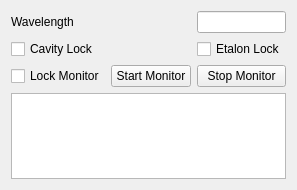
<?xml version="1.0" encoding="UTF-8"?>
<ui version="4.0">
 <class>Form</class>
 <widget class="QWidget" name="Form">
  <property name="geometry">
   <rect>
    <x>0</x>
    <y>0</y>
    <width>190</width>
    <height>190</height>
   </rect>
  </property>
  <property name="windowTitle">
   <string>Form</string>
  </property>
  <layout class="QGridLayout" name="gridLayout">
   <item row="8" column="2">
    <widget class="QPushButton" name="pushButtonSolsTiSstopMonitor">
     <property name="text">
      <string>Stop Monitor</string>
     </property>
    </widget>
   </item>
   <item row="0" column="2" rowspan="2">
    <widget class="QLineEdit" name="lineEditSolsTiSWL">
     <property name="inputMask">
      <string/>
     </property>
     <property name="text">
      <string/>
     </property>
     <property name="placeholderText">
      <string/>
     </property>
    </widget>
   </item>
   <item row="0" column="0" rowspan="2" colspan="2">
    <widget class="QLabel" name="labelSolsTiSWL">
     <property name="text">
      <string>Wavelength</string>
     </property>
    </widget>
   </item>
   <item row="3" column="0" rowspan="2" colspan="2">
    <widget class="QCheckBox" name="checkBoxSolsTiSCavityLock">
     <property name="text">
      <string>Cavity Lock</string>
     </property>
    </widget>
   </item>
   <item row="9" column="0" colspan="3">
    <widget class="QTableWidget" name="tableWidget">
     <property name="font">
      <font>
       <family>Arial</family>
       <pointsize>8</pointsize>
      </font>
     </property>
     <property name="verticalScrollBarPolicy">
      <enum>Qt::ScrollBarAlwaysOff</enum>
     </property>
     <property name="horizontalScrollBarPolicy">
      <enum>Qt::ScrollBarAlwaysOff</enum>
     </property>
     <property name="autoScrollMargin">
      <number>10</number>
     </property>
     <property name="tabKeyNavigation">
      <bool>true</bool>
     </property>
     <property name="showGrid">
      <bool>false</bool>
     </property>
     <property name="columnCount">
      <number>2</number>
     </property>
     <attribute name="horizontalHeaderVisible">
      <bool>false</bool>
     </attribute>
     <attribute name="horizontalHeaderHighlightSections">
      <bool>false</bool>
     </attribute>
     <attribute name="verticalHeaderVisible">
      <bool>false</bool>
     </attribute>
     <column/>
     <column/>
    </widget>
   </item>
   <item row="8" column="1">
    <widget class="QPushButton" name="pushButtonSolsTiSstatusMonitor">
     <property name="text">
      <string>Start Monitor</string>
     </property>
    </widget>
   </item>
   <item row="8" column="0">
    <widget class="QCheckBox" name="checkBoxSolsTiSLockMonitor">
     <property name="text">
      <string>Lock Monitor</string>
     </property>
    </widget>
   </item>
   <item row="3" column="2" rowspan="2">
    <widget class="QCheckBox" name="checkBoxSolsTiSEtalonLock">
     <property name="text">
      <string>Etalon Lock</string>
     </property>
    </widget>
   </item>
  </layout>
 </widget>
 <resources/>
 <connections/>
</ui>
